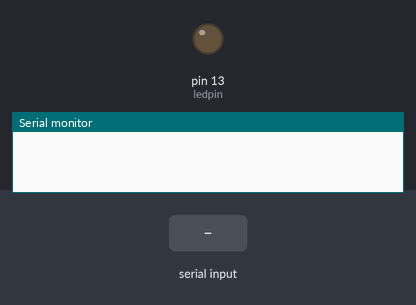
Bench run of a sketch on a simulated Arduino Uno, built with avr-gcc and run on an emulated ATmega328P. On the bench: output pins drawn as LEDs (lit = HIGH), the last lines printed to the serial monitor. The inputs (shaded band) are chosen by the test bench.

Above: at 1.2 s.
1.3 s: "h" received over the second serial link
At 2.3 s:
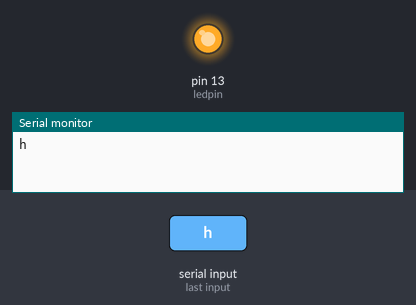
2.8 s: "1" received over the second serial link
At 3.5 s:
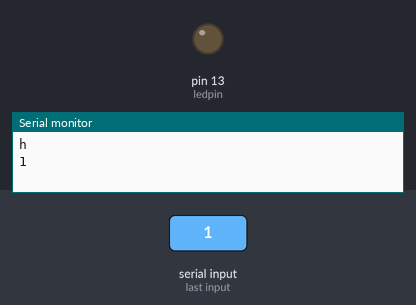
Timing chart, 0 to 5.8 s (numbered marks = the images above; inputs shaded):
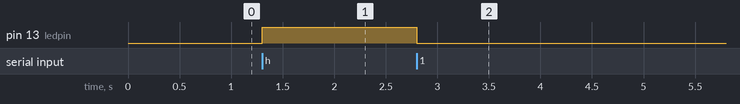

The sketch:

led_BT.ino
```cpp
#include <SoftwareSerial.h>   // Incluimos la librería  SoftwareSerial
SoftwareSerial BT(8,9);    // Definimos los pines RX y TX del Arduino conectados al Bluetooth

char val; // variable to receive data from the serial port
int ledpin = 13; // LED connected to pin 48 (on-board LED)

int sensorpin = 0; //Analog pin

unsigned long lastConnectionTime = 0;
const unsigned long postingInterval = 1000;


void setup() {

  pinMode(ledpin, OUTPUT);  // pin 48 (on-board LED) as OUTPUT
  BT.begin(9600);
  Serial.begin(9600);       // start serial communication at 9600bps
}

void loop() {

 if (BT.available()){
    val = BT.read();         // read it and store it in 'val'
    Serial.println(val);
 }
  if( val == 'h' )               // if 'H' was received
  {
    digitalWrite(ledpin, HIGH);  // turn ON the LED
  } else {
    digitalWrite(ledpin, LOW);   // otherwise turn it OFF
  }
  delay(100);                    // wait 100ms for next reading

  /*
  if((millis() - lastConnectionTime > postingInterval)) {
            int ana_A = analogRead(sensorpin);
            BT.print("Sensor reading: ");
            BT.println(ana_A);
            lastConnectionTime = millis();
  }
  */
}
```

Measured:
- after the input at 1.3 s, pin 13 (ledpin): LOW → HIGH at once
- after the input at 2.8 s, pin 13 (ledpin): HIGH → LOW at once
